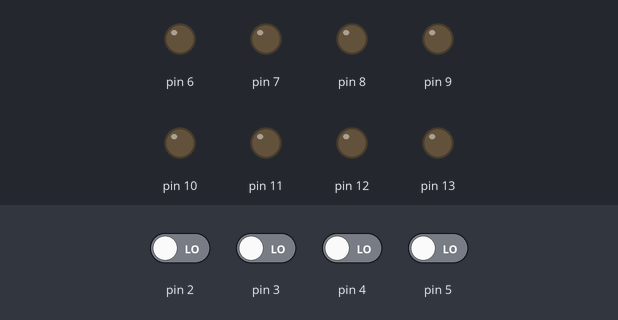
Bench run of a sketch on a simulated Arduino Uno, built with avr-gcc and run on an emulated ATmega328P. Parts: output pins drawn as LEDs (lit = HIGH). The test bench sets the inputs (shaded band); at power-on: pin 2–5 LOW. At 6.4 s the program stops and its outputs stay as they are.

Above: at 1.2 s.
1.3 s: pin 2 driven HIGH
At 2.2 s:
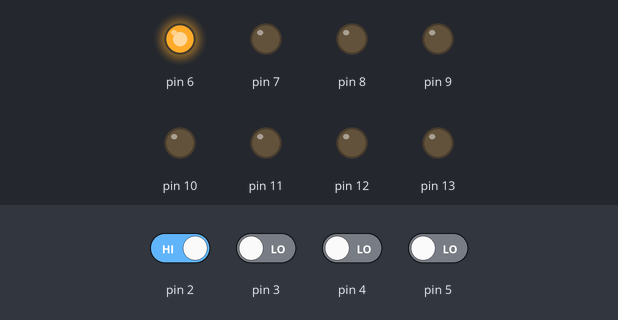
2.9 s: pin 3 driven HIGH
At 3.4 s:
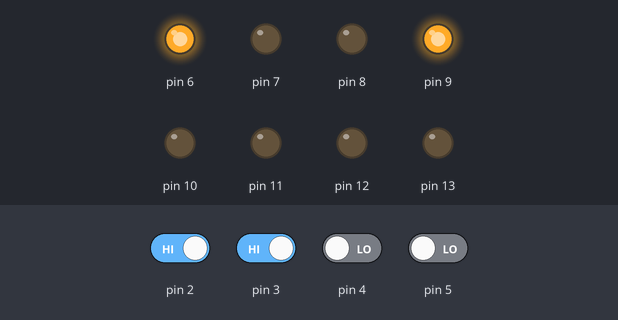
4.5 s: pin 4 driven HIGH
At 5.8 s:
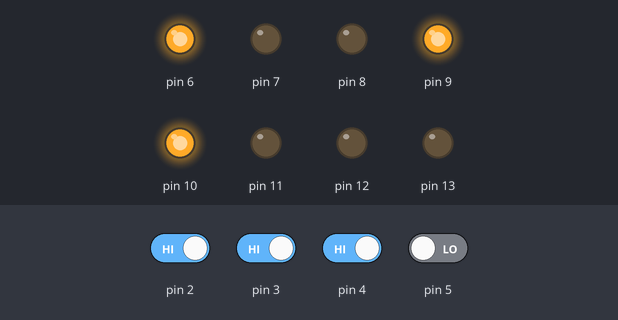
6.1 s: pin 5 driven HIGH
At 7.0 s:
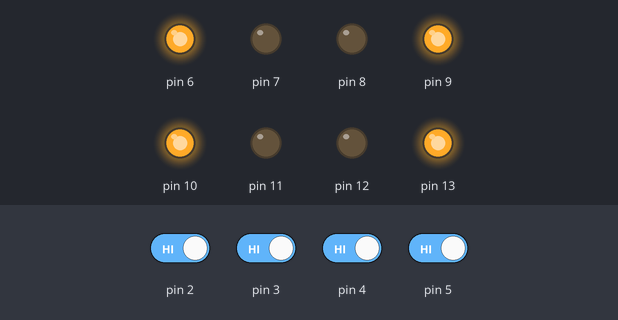
Timing chart, 0 to 7.9 s (numbered marks = the images above; inputs shaded):
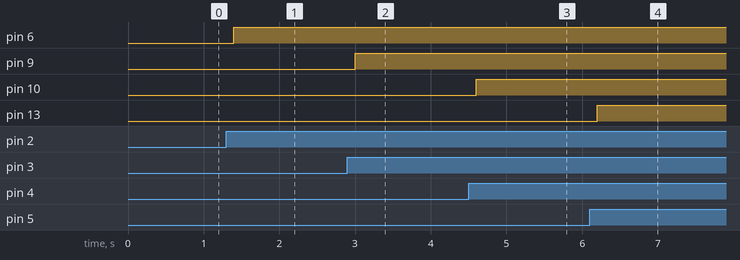

Measured:
- after the input at 1.3 s, pin 6: LOW → HIGH after 0.10 s
- after the input at 2.9 s, pin 9: LOW → HIGH after 0.10 s
- after the input at 4.5 s, pin 10: LOW → HIGH after 0.10 s
- after the input at 6.1 s, pin 13: LOW → HIGH after 0.10 s

The sketch:

tictactoeGame.ino
```cpp
struct pins {
  int red;
  int blue;
  int button;
};

struct ledData {
  bool ledOn;
  pins ledPins;
};

const int rows = 1;
const int cols = 4;
ledData grid[rows][cols];

// setup led pin grid
void setup() {
  for( int i=0; i<rows; i++) {
    for( int j=0; j<cols; j++ ) {
      pins pinX;
      int ledCounter = (i*cols) + j;
      pinX.red = (ledCounter*2)+6;
      pinX.blue = (ledCounter*2)+7;
      pinX.button = ledCounter+2;

      ledData ledX;
      ledX.ledOn = false;
      ledX.ledPins = pinX;

      grid[i][j] = ledX;

      pinMode(ledX.ledPins.button, INPUT);
      pinMode(ledX.ledPins.red, OUTPUT);
      digitalWrite(ledX.ledPins.red, LOW);
      pinMode(ledX.ledPins.blue, OUTPUT);
      digitalWrite(ledX.ledPins.blue, LOW);
    };
  };
}

void loop() {
  bool playerRed = true;
  bool gameActive = true;

  while(gameActive == true) {
    // check for a move
    bool moved = false;
    for( int i=0; i<rows; i++) {
      for( int j=0; j<cols; j++ ) {
        ledData *led = &grid[i][j];
        moved = (led->ledOn == false) && (digitalRead(led->ledPins.button) == HIGH);
        if (moved == true) {
          led->ledOn = true;
          if( playerRed == true ) {
            digitalWrite(led->ledPins.red, HIGH);
          } else {
            digitalWrite(led->ledPins.blue, HIGH);
          }
          playerRed = !playerRed;
          break;
        }
      }
      if( moved == true ) break;
    }

    if (moved == true) {
      // check for end of game
      bool allLedsOn = true;
      for( int i=0; i<rows; i++) {
        for( int j=0; j<cols; j++ ) {
          if(grid[i][j].ledOn == false){
            allLedsOn = false;
            break;
          }
        }
        if (allLedsOn == false) break;
      }
      if(allLedsOn == true) {
        gameActive = false;
      }
    } else {
      delay(200);
    }
  }
}
```
